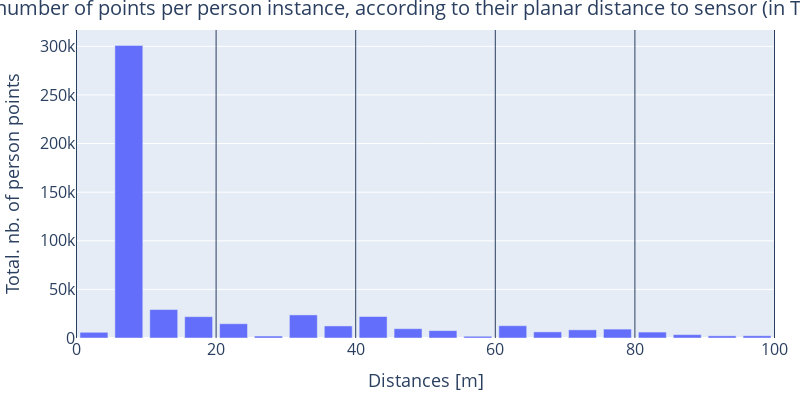

The code cell stored with this chart in its notebook:
### Code cell
# fig=px.bar(result, "dist_bucket","nb_points", title="Average number of points per person instance, <br>according to their planar distance to sensor (in Train split)")
# fig.update_layout(xaxis_title=f"Distance ranges [x:x+{bucket_size}]", yaxis_title="Average number of point per person instance")


fig=px.bar(result_val[result_val.dist_bucket<100], "dist_bucket","total_nb_pts", title="Average number of points per person instance, according to their planar distance to sensor (in Train split)")
fig.update_layout(xaxis_title=f"Distances [m]", yaxis_title="Total. nb. of person points",title_x=0.5)
fig.update_layout(
    autosize=False,
    width=800,
    height=400,
)
fig.update_layout(
xaxis = dict(
                    tickmode='array', #change 1
                    tickvals = np.arange(-2.5,125,20), #change 2
                    ticktext = np.arange(0,130,20), #change 3
                    ),)

fig.update_xaxes(ticklabelposition='outside top')
for i in range(0, 110, 20):
    fig.add_vline(x=i - 2.5, line_width=1)
fig.update_layout(
    title=dict(font=dict(size=20)),
    margin=dict(l=20, r=20, t=30, b=20),
    xaxis_title_font=dict(size=18),  # X-axis title font size
    yaxis_title_font=dict(size=18),  # Y-axis title font size
    xaxis=dict(tickfont=dict(size=16)),  # X-axis tick font size
    yaxis=dict(tickfont=dict(size=16))  # Y-axis tick font size
)
# fig.update_yaxes(type="log")
# fig.write_image("/workspaces/baseline/exp/figures/report_figs/train_split_avg_nb_pts_per_instance.png", scale=4)
fig.show()

### Figure 1 — Plotly figure (JSON) as saved in the notebook; plotly's stock layout.template omitted (floating-point values rounded to 4 significant figures)
{"data": [{"alignmentgroup": "True", "hovertemplate": "dist_bucket=%{x}<br>total_nb_pts=%{y}<extra></extra>", "legendgroup": "", "marker": {"color": "#636efa", "pattern": {"shape": ""}}, "name": "", "offsetgroup": "", "orientation": "v", "showlegend": false, "textposition": "auto", "type": "bar", "x": [0, 5, 10, 15, 20, 25, 30, 35, 40, 45, 50, 55, 60, 65, 70, 75, 80, 85, 90, 95], "xaxis": "x", "y": [5878, 300983, 29301, 21933, 14688, 2016, 23759, 12408, 22116, 9567, 7588, 1793, 12647, 6288, 8389, 9159, 6101, 3464, 2232, 2281], "yaxis": "y"}], "layout": {"autosize": false, "barmode": "relative", "height": 400, "legend": {"tracegroupgap": 0}, "margin": {"b": 20, "l": 20, "r": 20, "t": 30}, "shapes": [{"line": {"width": 1}, "type": "line", "x0": -2.5, "x1": -2.5, "xref": "x", "y0": 0, "y1": 1, "yref": "y domain"}, {"line": {"width": 1}, "type": "line", "x0": 17.5, "x1": 17.5, "xref": "x", "y0": 0, "y1": 1, "yref": "y domain"}, {"line": {"width": 1}, "type": "line", "x0": 37.5, "x1": 37.5, "xref": "x", "y0": 0, "y1": 1, "yref": "y domain"}, {"line": {"width": 1}, "type": "line", "x0": 57.5, "x1": 57.5, "xref": "x", "y0": 0, "y1": 1, "yref": "y domain"}, {"line": {"width": 1}, "type": "line", "x0": 77.5, "x1": 77.5, "xref": "x", "y0": 0, "y1": 1, "yref": "y domain"}, {"line": {"width": 1}, "type": "line", "x0": 97.5, "x1": 97.5, "xref": "x", "y0": 0, "y1": 1, "yref": "y domain"}], "title": {"font": {"size": 20}, "text": "Average number of points per person instance, according to their planar distance to sensor (in Train split)", "x": 0.5}, "width": 800, "xaxis": {"anchor": "y", "domain": [0, 1], "tickfont": {"size": 16}, "ticklabelposition": "outside top", "tickmode": "array", "ticktext": [0, 20, 40, 60, 80, 100, 120], "tickvals": [-2.5, 17.5, 37.5, 57.5, 77.5, 97.5, 117.5], "title": {"font": {"size": 18}, "text": "Distances [m]"}}, "yaxis": {"anchor": "x", "domain": [0, 1], "tickfont": {"size": 16}, "title": {"font": {"size": 18}, "text": "Total. nb. of person points"}}}}
